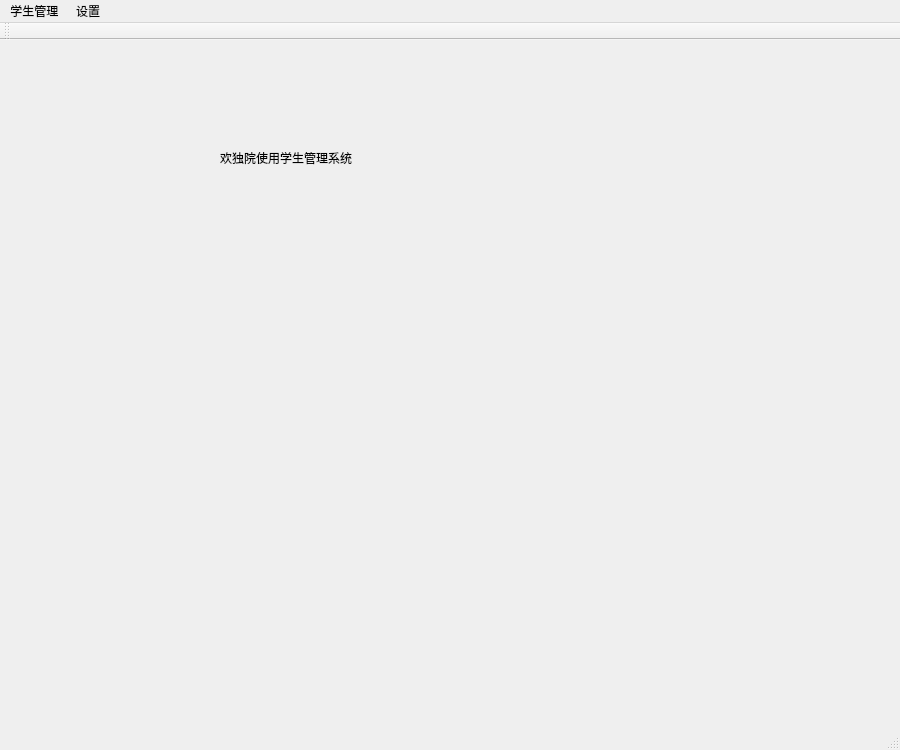
<?xml version="1.0" encoding="UTF-8"?>
<ui version="4.0">
 <class>QtWidgetsClass</class>
 <widget class="QMainWindow" name="QtWidgetsClass">
  <property name="geometry">
   <rect>
    <x>0</x>
    <y>0</y>
    <width>900</width>
    <height>750</height>
   </rect>
  </property>
  <property name="windowTitle">
   <string>学生管理系统</string>
  </property>
  <widget class="QWidget" name="centralWidget">
   <widget class="QLabel" name="label">
    <property name="geometry">
     <rect>
      <x>220</x>
      <y>110</y>
      <width>281</width>
      <height>16</height>
     </rect>
    </property>
    <property name="styleSheet">
     <string notr="true">font: 14pt &quot;华文行楷&quot;;
</string>
    </property>
    <property name="text">
     <string>欢独院使用学生管理系统</string>
    </property>
   </widget>
  </widget>
  <widget class="QMenuBar" name="menuBar">
   <property name="geometry">
    <rect>
     <x>0</x>
     <y>0</y>
     <width>900</width>
     <height>23</height>
    </rect>
   </property>
   <widget class="QMenu" name="menu">
    <property name="title">
     <string>学生管理 </string>
    </property>
    <addaction name="actionadd_stud"/>
    <addaction name="separator"/>
    <addaction name="actiondelet_stud"/>
    <addaction name="separator"/>
    <addaction name="actionedit_stud"/>
    <addaction name="separator"/>
    <addaction name="actionquery_stud"/>
    <addaction name="separator"/>
   </widget>
   <widget class="QMenu" name="menu_2">
    <property name="title">
     <string>设置</string>
    </property>
    <addaction name="actionhelp"/>
    <addaction name="actionabout"/>
    <addaction name="actionmin"/>
    <addaction name="actionmax"/>
    <addaction name="separator"/>
   </widget>
   <addaction name="menu"/>
   <addaction name="menu_2"/>
  </widget>
  <widget class="QToolBar" name="mainToolBar">
   <attribute name="toolBarArea">
    <enum>TopToolBarArea</enum>
   </attribute>
   <attribute name="toolBarBreak">
    <bool>false</bool>
   </attribute>
  </widget>
  <widget class="QStatusBar" name="statusBar"/>
  <action name="actionadd_stud">
   <property name="text">
    <string>add stud</string>
   </property>
  </action>
  <action name="actiondelet_stud">
   <property name="text">
    <string>delet stud</string>
   </property>
  </action>
  <action name="actionedit_stud">
   <property name="text">
    <string>edit stud</string>
   </property>
  </action>
  <action name="actionhelp">
   <property name="text">
    <string>help</string>
   </property>
  </action>
  <action name="actionabout">
   <property name="text">
    <string>about</string>
   </property>
  </action>
  <action name="actionmin">
   <property name="text">
    <string>min</string>
   </property>
  </action>
  <action name="actionmax">
   <property name="text">
    <string>max</string>
   </property>
  </action>
  <action name="actionquery_stud">
   <property name="text">
    <string>query stud</string>
   </property>
  </action>
 </widget>
 <layoutdefault spacing="6" margin="11"/>
 <resources/>
 <connections/>
</ui>
